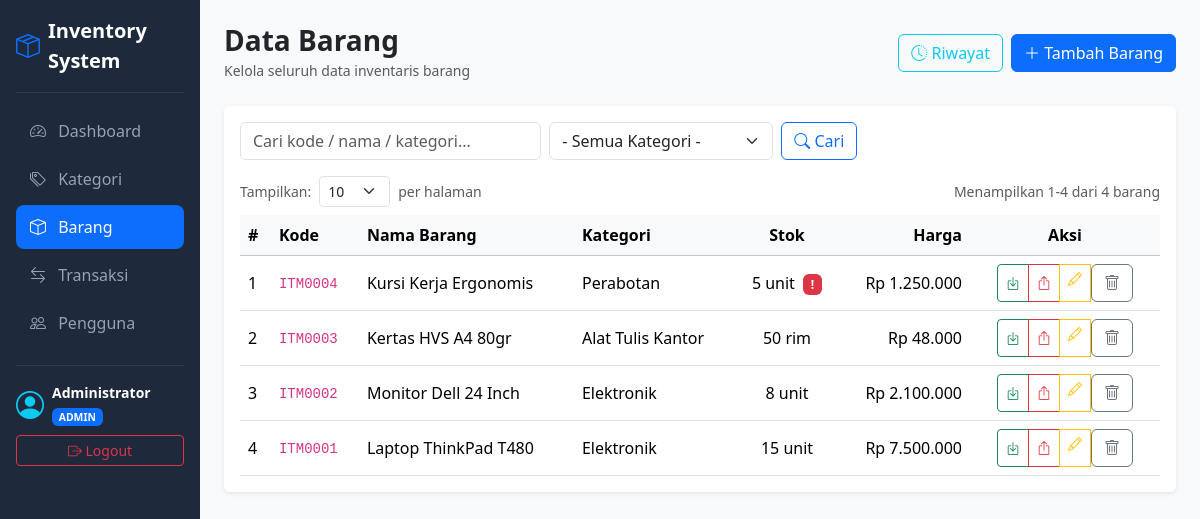
Screenshot of /items (signed in) with the database file from the repository.
### tables this page shows
CREATE TABLE items (
    id INT AUTO_INCREMENT PRIMARY KEY,
    code VARCHAR(20) NOT NULL UNIQUE,
    name VARCHAR(150) NOT NULL,
    category_id INT NULL,
    quantity INT NOT NULL DEFAULT 0,
    unit VARCHAR(20) NOT NULL DEFAULT 'unit',
    price DECIMAL(15,2) NOT NULL DEFAULT 0,
    entry_date DATE NULL,
    description TEXT,
    created_at TIMESTAMP DEFAULT CURRENT_TIMESTAMP,
    CONSTRAINT fk_items_category FOREIGN KEY (category_id)
    REFERENCES categories(id) ON DELETE SET NULL ON UPDATE CASCADE
);

CREATE TABLE categories (
    id INT AUTO_INCREMENT PRIMARY KEY,
    name VARCHAR(100) NOT NULL,
    description TEXT,
    created_at TIMESTAMP DEFAULT CURRENT_TIMESTAMP
);

### app/core/Controller.php (called while the page is built, shortened)
<?php
class Controller {
    public function view(string $view, array $data = []): void {
        $data = array_merge(view_shared_data(), $data);
        extract($data);
        require ROOT_PATH . '/app/views/' . $view . '.php';
    }
    public function model(string $model) {
        return new $model();
    }
}

### app/controllers/ItemsController.php (called while the page is built, shortened)
<?php
class ItemsController extends Controller {
    public function index(): void {
        $search   = trim($_GET['search'] ?? '');
        $category = trim($_GET['category'] ?? '');
        $page     = max(1, (int)($_GET['page'] ?? 1));
        $limit = (int)($_GET['limit'] ?? 10);
        $items = $this->model('Item')->paginate($limit, $page, $search, $category);
        $categories = $this->model('Category')->all();
        $this->view('items/index', [
            'title'        => 'Data Barang',
            'items'        => $items,
            'categories'   => $categories,
            'search'       => $search,
            'category'     => $category,
            'currentLimit' => $limit,
        ]);
    }
}

### app/core/App.php (called while the page is built, shortened)
<?php
class App {
    protected string $method = 'index';
    public function __construct() {
        $url = $this->parseURL();
        if (!empty($url[0])) {
            $candidate = ucfirst($url[0]) . 'Controller';
            if (file_exists(ROOT_PATH . '/app/controllers/' . $candidate . '.php')) {
                unset($url[0]);
            } else {
                $this->notFound();
                return;
            }
        }
        $this->controller = new $this->controller();
        $this->params = $url ? array_values($url) : [];
        call_user_func_array([$this->controller, $this->method], $this->params);
    }
    public function parseURL(): array {
        if (isset($_GET['url'])) {
            $url = rtrim($_GET['url'], '/');
            return explode('/', filter_var($url, FILTER_SANITIZE_URL));
        }
        return [];
    }
}

### public/index.php (called while the page is built, shortened)
<?php
require_once __DIR__ . '/../app/config/config.php';
require_once __DIR__ . '/../app/core/helpers.php';
spl_autoload_register(function ($class) {
    foreach (['core', 'controllers', 'models'] as $dir) {
        $file = ROOT_PATH . '/app/' . $dir . '/' . $class . '.php';
        if (file_exists($file)) {
            return;
        }
    }
});
$app = new App();

### app/core/helpers.php (called while the page is built, shortened)
<?php
function e($value): string {
    return htmlspecialchars((string) $value, ENT_QUOTES, 'UTF-8');
}
function rupiah($value): string {
    return 'Rp ' . number_format((float) $value, 0, ',', '.');
}

### app/core/Database.php (called while the page is built)
<?php
class Database {
    private static ?Database $instance = null;
    private PDO $pdo;
    private function __construct() {
        $dsn = 'mysql:host=' . DB_HOST . ';port=' . DB_PORT
            . ';dbname=' . DB_NAME . ';charset=utf8mb4';
        try {
            $this->pdo = new PDO($dsn, DB_USER, DB_PASS);
            $this->pdo->setAttribute(PDO::ATTR_ERRMODE, PDO::ERRMODE_EXCEPTION);
            $this->pdo->setAttribute(PDO::ATTR_DEFAULT_FETCH_MODE, PDO::FETCH_ASSOC);
        } catch (PDOException $e) {
            Logger::error('Koneksi database gagal', ['error' => $e->getMessage()]);
            die('Koneksi database gagal: ' . $e->getMessage());
        }
    }
    public static function getInstance(): Database {
        return self::$instance ??= new self();
    }
    public function pdo(): PDO {
        return $this->pdo;
    }
}

### app/models/item.php (called while the page is built, shortened)
<?php
class Item extends Model {
    public function paginate(int $limit = 10, int $page = 1, string $search = '', string $categoryId = ''): array {
        $offset = ($page - 1) * $limit;
        $where = [];
        $params = [];
        $whereSql = $where ? 'WHERE ' . implode(' AND ', $where) : '';
        $count = $this->db->prepare("SELECT COUNT(*) FROM items i LEFT JOIN categories c ON i.category_id = c.id {$whereSql}");
        $count->execute($params);
        $total = (int) $count->fetchColumn();
        $stmt = $this->db->prepare(
            "SELECT i.*, c.name AS category_name
             FROM items i
             LEFT JOIN categories c ON i.category_id = c.id
             {$whereSql}
             ORDER BY i.id DESC
             LIMIT {$limit} OFFSET {$offset}"
        );
        $stmt->execute($params);
        return [
            'data'         => $stmt->fetchAll(),
            'current_page' => $page,
            'total_pages'  => (int) ceil($total / max($limit, 1)),
            'total_data'   => $total,
        ];
    }
}

### app/core/Model.php (called while the page is built, shortened)
<?php
class Model {
    public function __construct() {
        $this->db = Database::getInstance()->pdo();
    }
}

### app/views/items/index.php (the view, shortened to what this page needs)
<?php require ROOT_PATH . '/app/views/layouts/header.php'; ?>
<div class="d-flex justify-content-between align-items-center mb-4">
    <div>
        <h3 class="mb-0 fw-bold">Data Barang</h3>
        <small class="text-muted">Kelola seluruh data inventaris barang</small>
    </div>
    <div class="d-flex gap-2">
        <a href="<?= BASEURL ?>/transactions" class="btn btn-outline-info">
            <i class="bi bi-clock-history"></i> Riwayat
        </a>
        <a href="<?= BASEURL ?>/items/create" class="btn btn-primary">
            <i class="bi bi-plus-lg"></i> Tambah Barang
        </a>
    </div>
</div>
<div class="card border-0 shadow-sm">
    <div class="card-body">
        <form action="<?= BASEURL ?>/items" method="get" class="row g-2 mb-3">
            <div class="col-sm-5 col-md-4">
                <input type="text" name="search" class="form-control"
                       placeholder="Cari kode / nama / kategori..."
                       value="<?= e($search) ?>">
            </div>
            <div class="col-sm-4 col-md-3">
                <select name="category" class="form-select">
                    <option value="">- Semua Kategori -</option>
                </select>
            </div>
            <div class="col-auto">
                <button class="btn btn-outline-primary"><i class="bi bi-search"></i> Cari</button>
            </div>
        </form>
        <div class="d-flex justify-content-between align-items-center mb-2">
            <form method="get" action="<?= BASEURL ?>/items" class="d-flex align-items-center gap-2">
                <label class="mb-0 text-muted small">Tampilkan:</label>
                <select name="limit" class="form-select form-select-sm" style="width:auto" onchange="this.form.submit()">
                    <?php foreach ([5, 10, 20, 50, 100] as $opt): ?>
                        <option value="<?= $opt ?>" <?= $currentLimit === $opt ? 'selected' : '' ?>><?= $opt ?></option>
                    <?php endforeach; ?>
                </select>
                <span class="text-muted small">per halaman</span>
            </form>
            <?php if ($items['total_data'] > 0): ?>
                <?php
                $start = ($items['current_page'] - 1) * $currentLimit + 1;
                $end = $start + count($items['data']) - 1;
                ?>
                <span class="text-muted small">Menampilkan <?= $start ?>-<?= $end ?> dari <?= e($items['total_data']) ?> barang</span>
            <?php endif; ?>
        </div>
        <div class="table-responsive">
            <table class="table table-hover align-middle mb-0">
                <thead class="table-light">
                    <tr>
                        <th>#</th>
                        <th>Kode</th>
                        <th>Nama Barang</th>
                        <th>Kategori</th>
                        <th class="text-center">Stok</th>
                        <th class="text-end">Harga</th>
                        <th class="text-center" style="width:190px;">Aksi</th>
                    </tr>
                </thead>
                <tbody>
                    <?php if (empty($items['data'])): ?>
                        <tr>
                            <td colspan="7" class="text-center text-muted py-4">Belum ada data barang.</td>
                        </tr>
                    <?php else: ?>
                        <?php
                        $no = ($items['current_page'] - 1) * $currentLimit + 1;
                        foreach ($items['data'] as $row): ?>
                            <tr>
                                <td><?= $no++ ?></td>
                                <td><code><?= e($row['code']) ?></code></td>
                                <td><?= e($row['name']) ?></td>
                                <td><?= e($row['category_name'] ?? '-') ?></td>
                                <td class="text-center">
                                    <?= e($row['quantity']) ?> <?= e($row['unit']) ?>
                                    <?php if ((int) $row['quantity'] <= 5): ?>
                                        <span class="badge bg-danger ms-1">!</span>
                                    <?php endif; ?>
                                </td>
                                <td class="text-end"><?= rupiah($row['price']) ?></td>
                                <td class="text-center">
                                    <div class="btn-group btn-group-sm">
                                        <button type="button" class="btn btn-outline-success" title="Barang Masuk"
                                                data-bs-toggle="modal" data-bs-target="#stockInModal"
                                                onclick='setStockItem(<?= json_encode($row, JSON_HEX_APOS | JSON_HEX_QUOT) ?>)'>
                                            <i class="bi bi-box-arrow-in-down"></i>
                                        </button>
                                        <button type="button" class="btn btn-outline-danger" title="Barang Keluar"
                                                data-bs-toggle="modal" data-bs-target="#stockOutModal"
                                                onclick='setStockItem(<?= json_encode($row, JSON_HEX_APOS | JSON_HEX_QUOT) ?>)'>
                                            <i class="bi bi-box-arrow-up"></i>
                                        </button>
                                        <a href="<?= BASEURL ?>/items/edit/<?= e($row['id']) ?>"
                                           class="btn btn-outline-warning" title="Edit">
                                            <i class="bi bi-pencil"></i>
                                        </a>
                                        <form action="<?= BASEURL ?>/items/delete/<?= e($row['id']) ?>" method="post"
                                              class="d-inline" onsubmit="return confirm('Hapus barang ini?')">
                                            <button class="btn btn-outline-secondary" title="Hapus">
                                                <i class="bi bi-trash"></i>
                                            </button>
                                        </form>
                                    </div>
                                </td>
                            </tr>
                        <?php endforeach; ?>
                    <?php endif; ?>
                </tbody>
            </table>
        </div>
    </div>
</div>
<?php require ROOT_PATH . '/app/views/layouts/footer.php'; ?>

### app/views/layouts/header.php (style rules this page uses)
body { min-height: 100vh; background-color: #f8f9fa; }

### rows the page displays
items: code "ITM0004", name "Kursi Kerja Ergonomis", category.name "Perabotan", quantity "5", unit "unit", price "Rp 1.250.000"
items: code "ITM0003", name "Kertas HVS A4 80gr", category.name "Alat Tulis Kantor", quantity "50", unit "rim", price "Rp 48.000"
items: code "ITM0002", name "Monitor Dell 24 Inch", category.name "Elektronik", quantity "8", unit "unit", price "Rp 2.100.000"
items: code "ITM0001", name "Laptop ThinkPad T480", category.name "Elektronik", quantity "15", unit "unit", price "Rp 7.500.000"

### other values shown
APP_NAME "Inventory System"
$nav['label'] "Dashboard"
$nav['label'] "Kategori"
$nav['label'] "Barang"
$nav['label'] "Transaksi"
$nav['label'] "Pengguna"
$user['full_name'] "Administrator"
$user['role'] "ADMIN"
$start "1"
$end "4"
$items['total_data'] "4"
form field limit "10"
